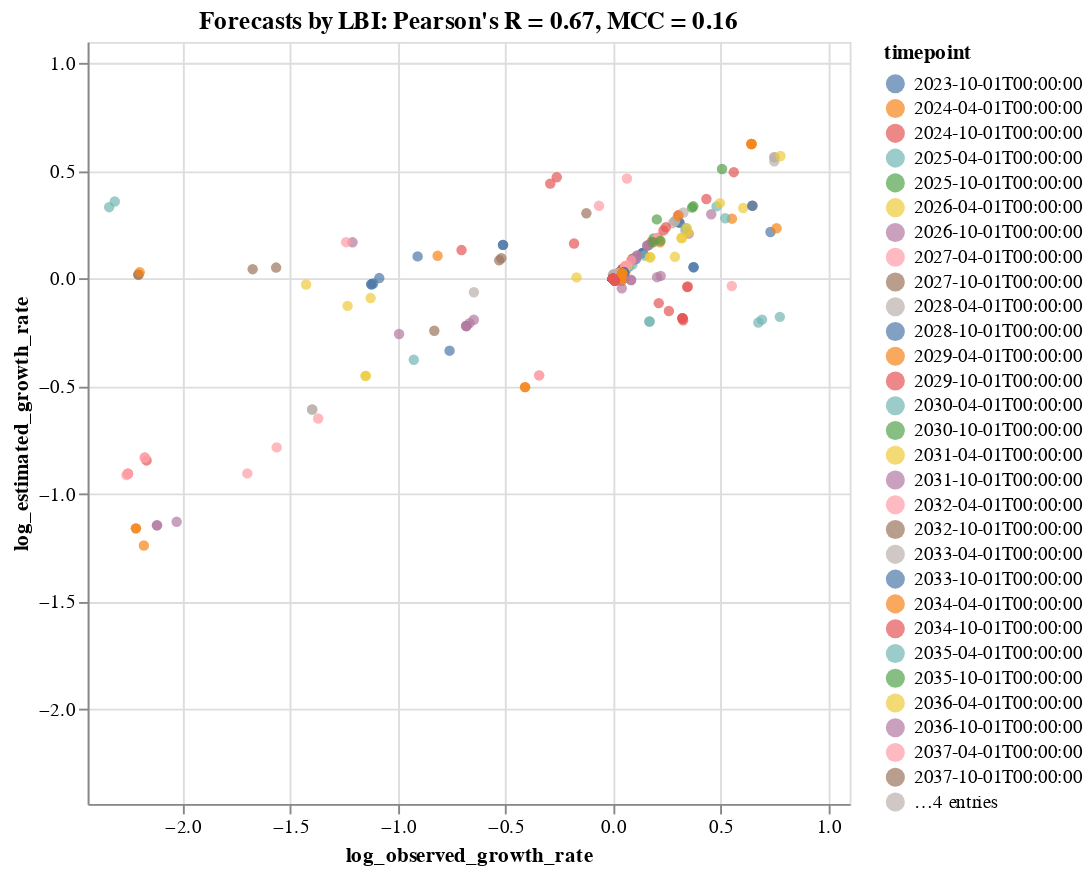

Source (notebook cell):
### Code cell
tooltip_attributes = ["observed_growth_rate:Q", "estimated_growth_rate:Q", "timepoint:N", "frequency:Q", "frequency_final:Q",
                      "projected_frequency:Q", "clade_membership:N"]

chart = alt.Chart(complete_clade_frequencies).mark_circle().encode(
    alt.X("log_observed_growth_rate:Q", scale=alt.Scale(domain=(log_lower_limit, log_upper_limit))),
    alt.Y("log_estimated_growth_rate:Q", scale=alt.Scale(domain=(log_lower_limit, log_upper_limit))),
    alt.Color("timepoint:N"),
    alt.Tooltip(tooltip_attributes)
).properties(
    width=400,
    height=400,
    title="Forecasts by LBI: Pearson's R = %.2f, MCC = %.2f" % (r, mcc)
).interactive()

#chart.save("forecast_log_growth_correlation_natural_lbi.svg")
chart

### Figure 1 — Vega-Lite specification as saved in the notebook (floating-point values rounded to 4 significant figures; data arrays with more than 128 entries replaced by an {"elided": "..."} marker saying what was removed)
{"$schema": "https://vega.github.io/schema/vega-lite/v3.3.0.json", "config": {"mark": {"tooltip": null}, "view": {"height": 300, "width": 400}}, "data": {"name": "data-51f388c6bc28d16adc32828d1e6f8ff8"}, "datasets": {"data-51f388c6bc28d16adc32828d1e6f8ff8": {"elided": "726 records"}}, "encoding": {"color": {"field": "timepoint", "type": "nominal"}, "tooltip": [{"field": "observed_growth_rate", "type": "quantitative"}, {"field": "estimated_growth_rate", "type": "quantitative"}, {"field": "timepoint", "type": "nominal"}, {"field": "frequency", "type": "quantitative"}, {"field": "frequency_final", "type": "quantitative"}, {"field": "projected_frequency", "type": "quantitative"}, {"field": "clade_membership", "type": "nominal"}], "x": {"field": "log_observed_growth_rate", "scale": {"domain": [-2.441, 1.1]}, "type": "quantitative"}, "y": {"field": "log_estimated_growth_rate", "scale": {"domain": [-2.441, 1.1]}, "type": "quantitative"}}, "height": 400, "mark": "circle", "selection": {"selector001": {"bind": "scales", "encodings": ["x", "y"], "type": "interval"}}, "title": "Forecasts by LBI: Pearson's R = 0.67, MCC = 0.16", "width": 400}
